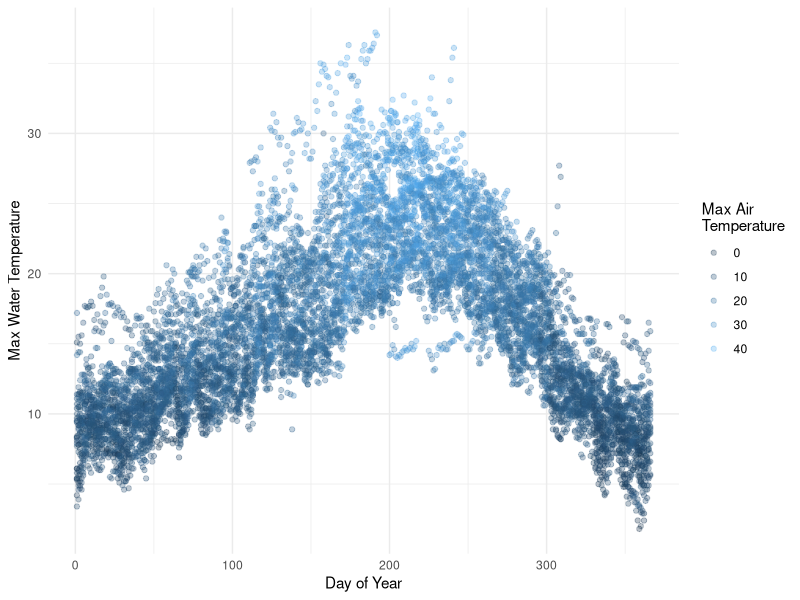

Recreate this plot in R.
options(scipen=999)
library(tidyverse)    #Essential Functions
library(modelr)
library(purrr)
library(broom)
DATA=read_csv("AirWaterTemp.csv",col_types=cols()) #River Data

#1.1
NEST.DATA = DATA %>% group_by(L) %>% nest()
head(NEST.DATA)

#1.2
NEST.DATA %>% filter(L==103) %>% unnest() %>% glimpse()
NEST.DATA %>% filter(L!=103) %>% unnest() %>% glimpse()

#1.3
DATA2=DATA
DATA2$linpred=NA

TEST = NEST.DATA %>% filter(L==103) %>% unnest()
TRAIN  = NEST.DATA %>% filter(L!=103) %>% unnest()

linmod=lm(W~dplyr::lag(A,1),data=TRAIN)
linmodpred=predict(linmod,newdata=TEST)

DATA2$linpred[which(DATA2$L==103)]=linmodpred
head(DATA2)

#1.4
DATA2=DATA
DATA2$linpred=NA

for(k in unique(DATA2$L)){
  TEST = NEST.DATA %>% filter(L==k) %>% unnest()
  TRAIN  = NEST.DATA %>% filter(L!=k) %>% unnest()
  
  linmod=lm(W~A,data=TRAIN)
  linmodpred=predict(linmod,newdata=TEST)
  
  DATA2$linpred[which(DATA2$L==k)]=linmodpred
}

#1.5
RMSE.func=function(actual,predict){
  mse=mean((actual-predict)^2,na.rm=T)
  rmse=sqrt(mse)
  return(rmse)
}
RMSE.func(actual=DATA2$W,predict=DATA2$linpred)


#2.1
ggplot(data=DATA) +
  geom_point(aes(x=JULIAN_DAY,y=W,color=A),alpha=0.3) + 
  xlab("Day of Year") + ylab("Max Water Temperature") +
  guides(color=guide_legend(title="Max Air \nTemperature")) +
  theme_minimal()

#2.2
polymodel=lm(W~poly(A,4)+poly(JULIAN_DAY,3),data=na.omit(DATA))
tidy(polymodel)
glance(polymodel)


#2.3
DATA3=na.omit(DATA) %>% crossv_kfold(10)
head(DATA3)

#2.4
train.model.func=function(data,i,j){
  mod=lm(W~poly(A,i)+poly(JULIAN_DAY,j),data=data)
  return(mod)
}

i=4
j=3

DATA4=DATA3 %>% 
       mutate(tr.model=map(train,train.model.func,i=i,j=j))
head(DATA4)


#2.5
DATA4.PREDICT = DATA4 %>% 
          mutate(predict=map2(test,tr.model,~augment(.y,newdata=.x))) %>%
          select(predict) %>%
          unnest()
head(DATA4.PREDICT)
RMSE.func(actual=DATA4.PREDICT$W,predict=DATA4.PREDICT$.fitted)

